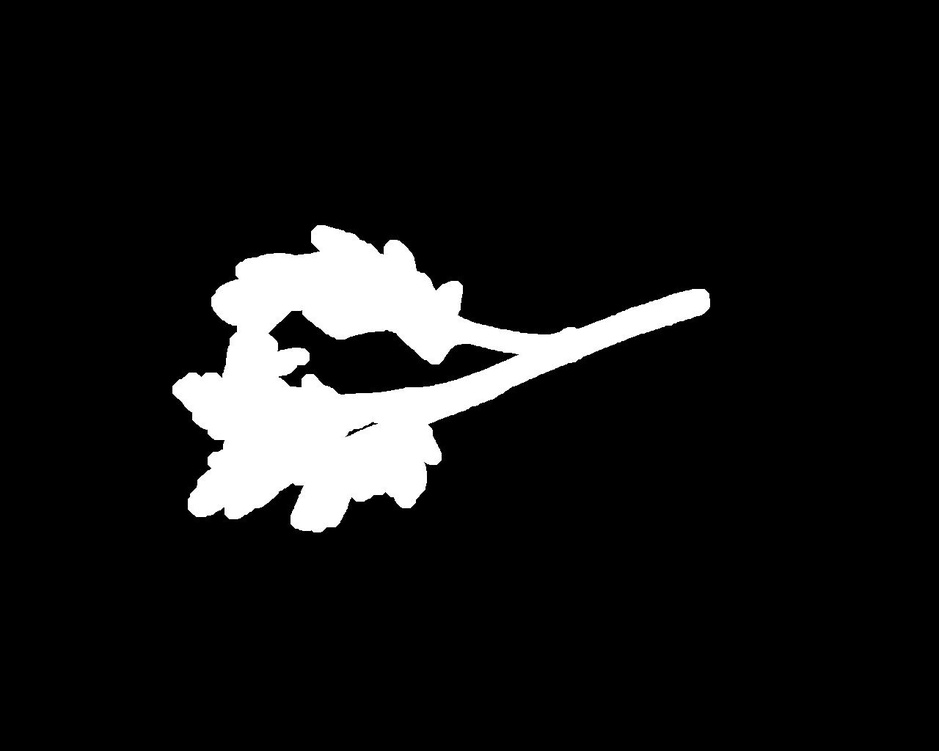
%> input picture bw.jpg, 939 x 751 px, shrunk from 1280 x 1024 before the run
$ octave Segmentacion.m   (GNU Octave 9; MATLAB toolbox functions it lacks are replaced by stand-ins)
%> lines starting %> are read from the running program, lines starting %| are printed output that depends on the picture; in (x1, y1, x2, y2) boxes, pixels count from 0 and x2, y2 are one past the last pixel; in counts of white or black regions, pixels touching at a corner belong together; the program's own positions count from 1
imagen = imread('bw.jpg');
%> imagen is the input picture: size 751x939 uint8; min 0, max 255, mean 22.6
if size(imagen,3)==3 %3 planos: RGB
gris=rgb2gray(imagen);
else
gris=imagen;
end

% Binarizaci髇 con umbral autom醫ico *0.60
bina=im2bw(gris,graythresh(gris)*0.60);
%> bina: size 751x939 logical; 8.9% white; 1 white region, box (x1, y1, x2, y2) and area: (172, 225, 710, 533) 62948

% Procesamiento morfol骻ico
bina=bwmorph(bina,'open'); % Eliminar picos
%> bina: size 751x939 logical; 8.9% white; 1 white region, box (x1, y1, x2, y2) and area: (172, 225, 710, 533) 62938
bina=bwmorph(bina,'close'); % Eliminar huecos
%> bina: size 751x939 logical; 8.9% white; 1 white region, box (x1, y1, x2, y2) and area: (172, 225, 710, 533) 63028

% Etiquetar los objetos de la imagen
L=bwlabel(bina);
%> L: size 751x939 double; values 0 (black) and 1 (white), 8.9% white; 1 white region

% Calcular "醨ea" y "caja" de objetos
prop=regionprops(L,{'Area','BoundingBox'});
%> prop = 1 region; box (x1, y1, x2, y2) and Area: (172, 225, 710, 533) 63028

% Tomar el 醨ea m醲ima
[m pam]=max([prop.Area]);
%> m = 63028; pam = 1

% "roi" contiene solo la imagen m醩 grande
roi=ismember(L,pam);
ee=strel('disk',18,0);
roi=imdilate(roi, ee);
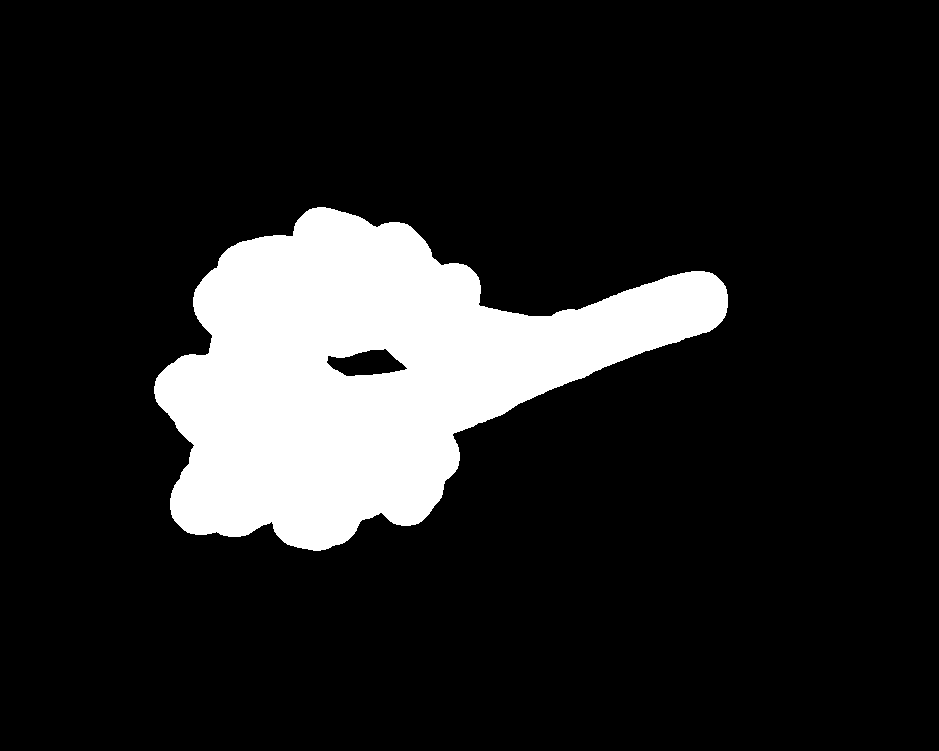
%> roi: size 751x939 logical; 14.4% white; 1 white region, box (x1, y1, x2, y2) and area: (154, 207, 728, 551) 101210
% Obtener los l韒ites del 醨ea m醲ima
limites=prop(pam).BoundingBox;
%> limites = [172.5 225.5 538 308]

% Presentar el 醨ea de inter閟 (roi)
imagesc(roi)
colormap gray

$ run again, with esquejeBw.jpg copied over bw.jpg
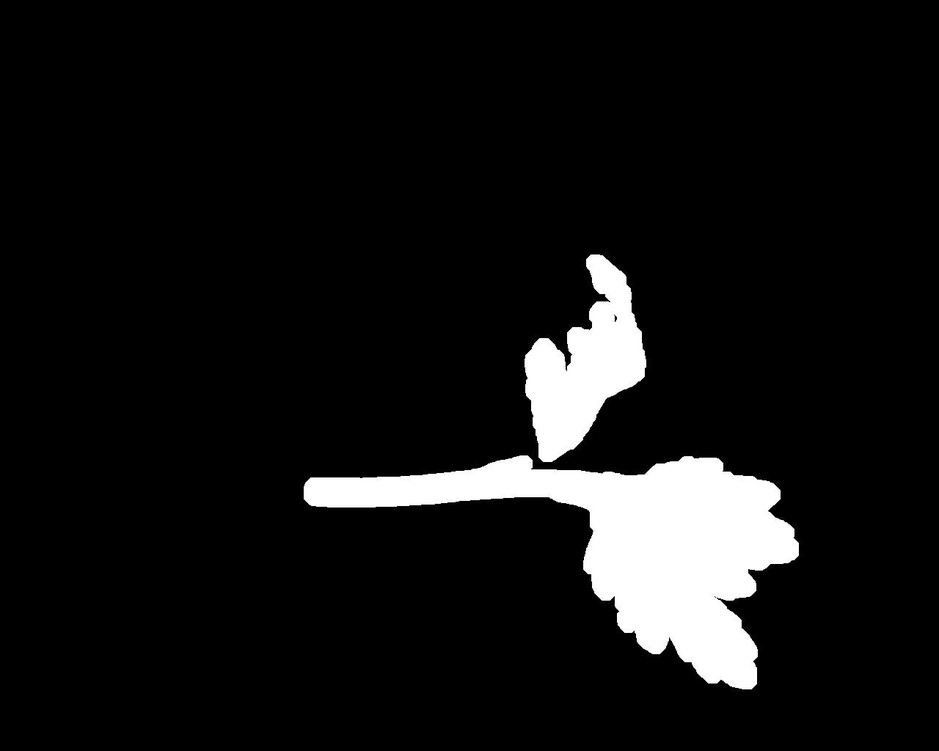
%> input picture esquejeBw.jpg, 939 x 751 px, shrunk from 1280 x 1024 before the run
%> imagen is the input picture: size 751x939 uint8; min 0, max 255, mean 19.7
%> `L=bwlabel(bina);`:
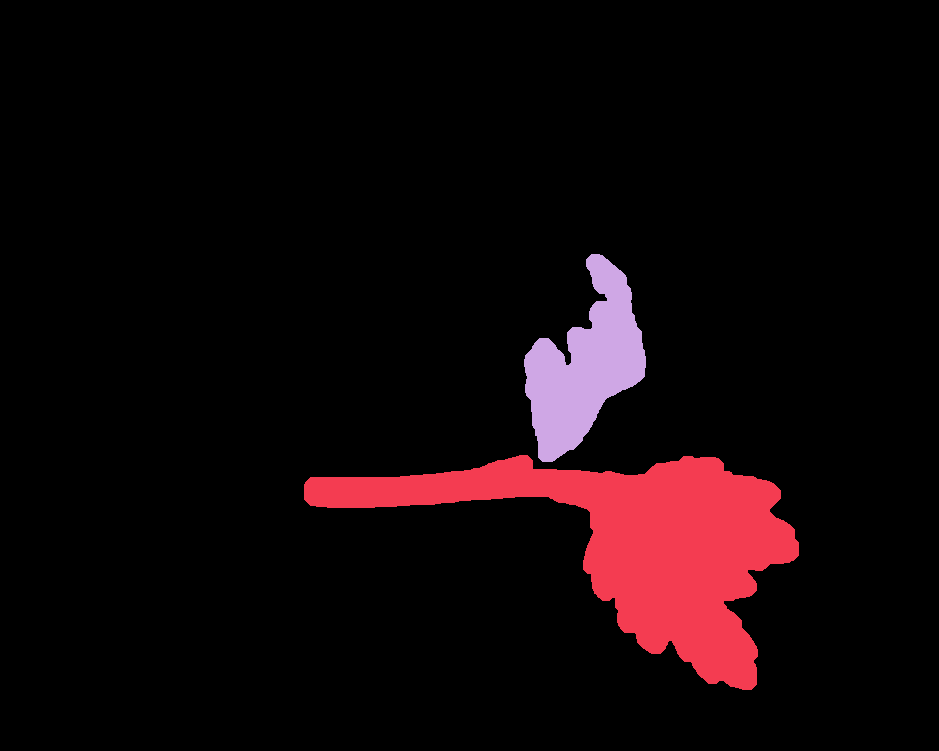
%> L: size 751x939 double; 3 distinct labels, from 0 to 2; one colour per label, 0 black
%> prop = 2 regions; box (x1, y1, x2, y2) and Area: (304, 455, 799, 690) 41992, (524, 254, 646, 462) 13016
%> m = 41992; pam = 1
%> `roi=imdilate(roi, ee);`:
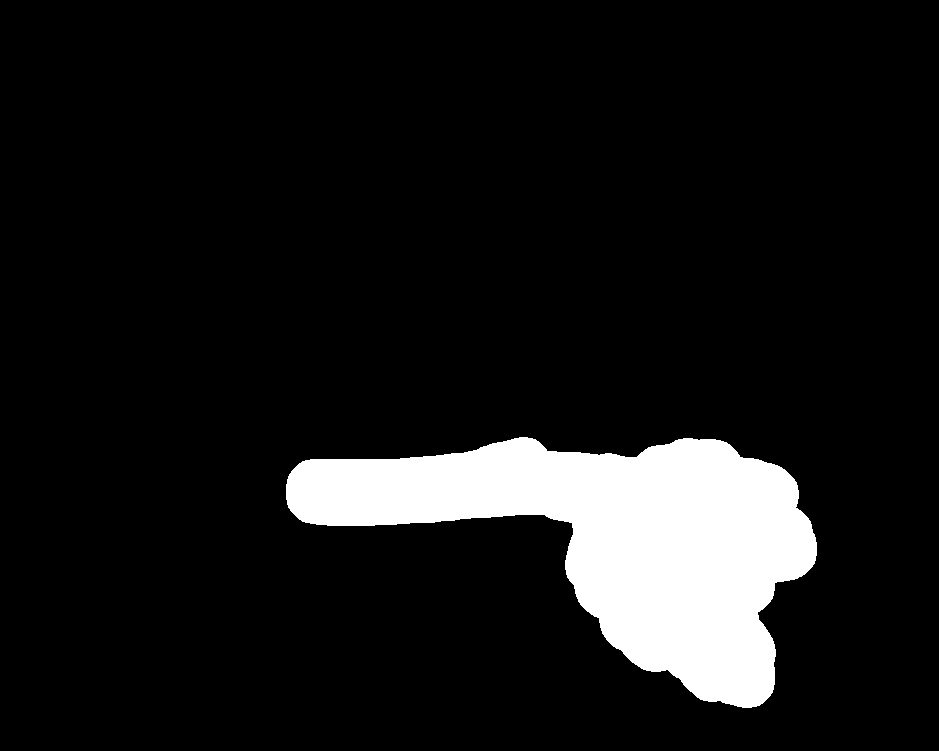
%> roi: size 751x939 logical; 9.6% white; 1 white region, box (x1, y1, x2, y2) and area: (286, 437, 817, 708) 67750
%> limites = [304.5 455.5 495 235]

$ run again, with esquejeBw.bmp saved as bw.jpg
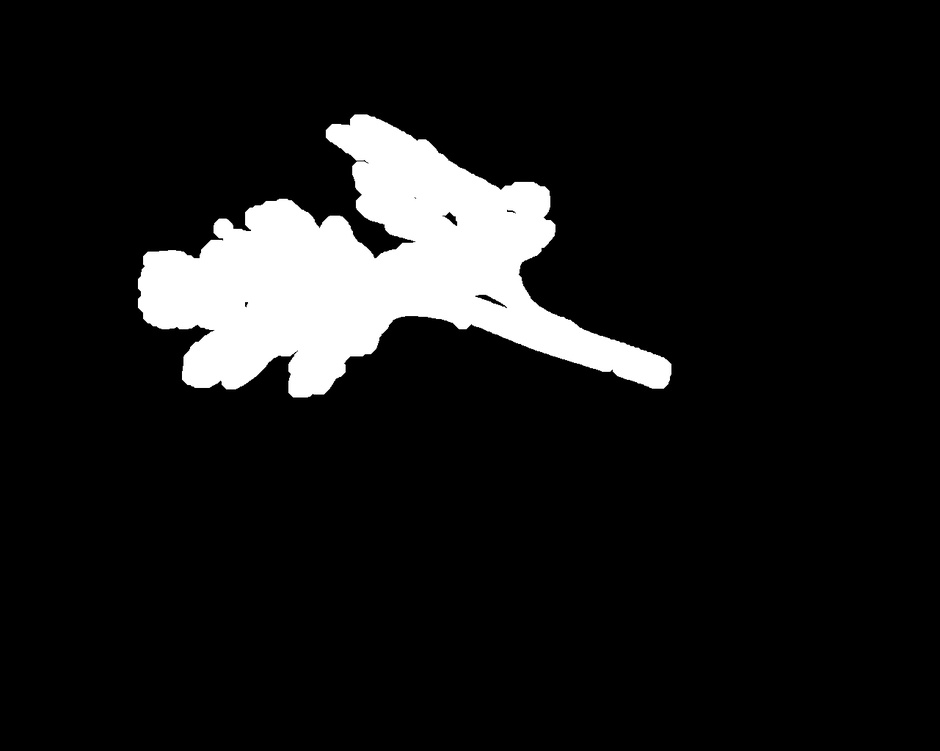
%> input picture esquejeBw.bmp, 940 x 751 px, shrunk from 1281 x 1024 before the run
%> imagen is the input picture: size 751x940 uint8; min 0, max 255, mean 24.3
%> L: size 751x940 double; values 0 (black) and 1 (white), 9.6% white; 1 white region
%> prop = 1 region; box (x1, y1, x2, y2) and Area: (138, 114, 672, 398) 67670
%> m = 67670; pam = 1
%> `roi=imdilate(roi, ee);`:
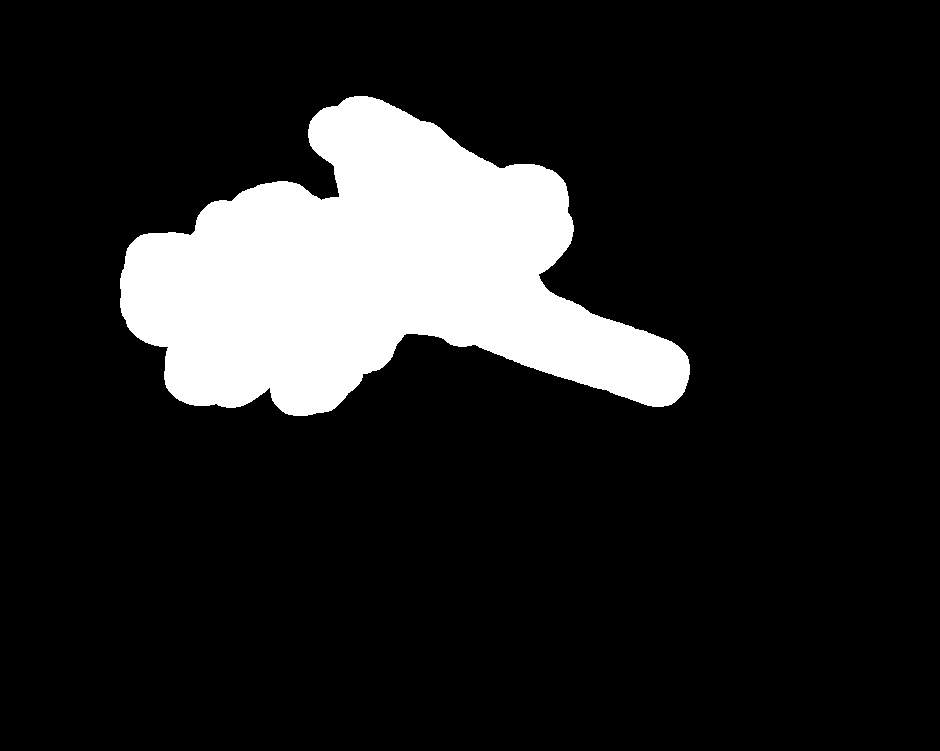
%> roi: size 751x940 logical; 14.2% white; 1 white region, box (x1, y1, x2, y2) and area: (120, 96, 690, 416) 100295
%> limites = [138.5 114.5 534 284]
